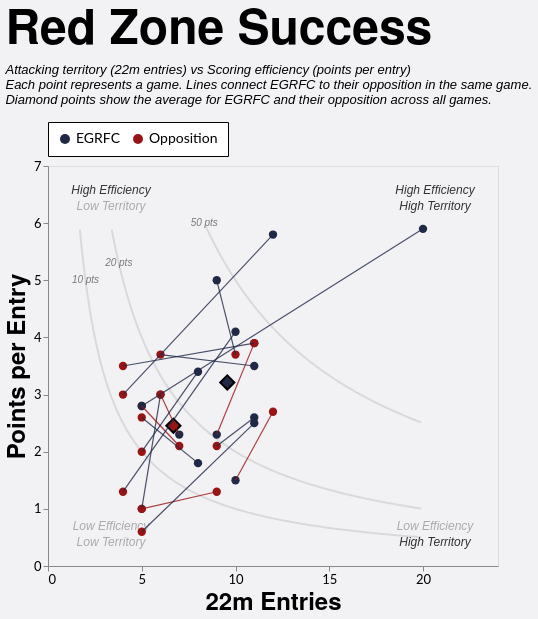

Source (Vega-Lite JSON):
### Vega-Lite specification from a JSON file in a GitHub repository (floating-point values rounded to 4 significant figures; data arrays with more than 128 entries replaced by an {"elided": "..."} marker saying what was removed)
{"config": {"axis": {"labelFont": "Lato, sans-serif", "titleFont": "PT Sans Narrow, Helvetica Neue, Helvetica, Arial, sans-serif", "labelFontSize": 13, "titleFontSize": 24, "gridColor": "#202947", "gridOpacity": 0.2}, "header": {"labelFont": "PT Sans Narrow, Helvetica Neue, Helvetica, Arial, sans-serif", "titleFont": "PT Sans Narrow, Helvetica Neue, Helvetica, Arial, sans-serif", "labelFontSize": 24, "titleFontSize": 28, "labelFontWeight": "bold", "orient": "left"}, "legend": {"labelFont": "Lato, sans-serif", "titleFont": "PT Sans Narrow, Helvetica Neue, Helvetica, Arial, sans-serif", "labelFontSize": 14, "titleFontSize": 16, "titlePadding": 5, "fillColor": "white", "strokeColor": "black", "padding": 10, "titleFontWeight": "lighter", "titleFontStyle": "italic", "titleColor": "gray", "offset": 10}, "title": {"font": "PT Sans Narrow, Helvetica Neue, Helvetica, Arial, sans-serif", "fontSize": 48, "fontWeight": "bold", "anchor": "start", "align": "center", "titlePadding": 20, "subtitlePadding": 10, "subtitleFontSize": 13, "subtitleColor": "", "subtitleFontStyle": "italic", "offset": 15, "color": "black"}, "axisX": {"labelAngle": 0}, "facet": {"title": null, "header": null, "align": {"row": "each", "column": "each"}}, "resolve": {"scale": {"y": "independent", "facet": "independent"}}, "background": "#f2f1f4"}, "layer": [{"data": {"name": "data-599fc2f6c3ba56b88793ced97d33e5d1"}, "mark": {"type": "line", "clip": true, "color": "black", "opacity": 0.1}, "encoding": {"x": {"field": "x", "type": "quantitative"}, "y": {"field": "y", "type": "quantitative"}}, "name": "view_3"}, {"data": {"name": "data-00c949a7a2803a56dfcb9f8d1ac95424"}, "mark": {"type": "line", "clip": true, "color": "black", "opacity": 0.1}, "encoding": {"x": {"field": "x", "type": "quantitative"}, "y": {"field": "y", "type": "quantitative"}}}, {"data": {"name": "data-fc6cdfa14299584fc906df48e496de6f"}, "mark": {"type": "line", "clip": true, "color": "black", "opacity": 0.1}, "encoding": {"x": {"field": "x", "type": "quantitative"}, "y": {"field": "y", "type": "quantitative"}}}, {"data": {"name": "data-711a5b994e32e1318dde2831c099eb87"}, "mark": {"type": "text", "color": "black", "fontStyle": "italic", "opacity": 0.5, "size": 10}, "encoding": {"text": {"field": "label", "type": "nominal"}, "x": {"field": "x", "type": "quantitative"}, "y": {"field": "y", "type": "quantitative"}}}, {"data": {"name": "data-5a468b3e3df2c99d2f4ec7c9a670c522"}, "mark": {"type": "text", "color": "black", "fontStyle": "italic", "size": 12}, "encoding": {"opacity": {"field": "opacity", "legend": null, "type": "quantitative"}, "text": {"field": "label", "type": "nominal"}, "x": {"field": "x", "type": "quantitative"}, "y": {"field": "y", "type": "quantitative"}}}, {"data": {"name": "data-1da26804da249c028226c4cc3dceef62"}, "mark": {"type": "point", "filled": true, "size": 70}, "encoding": {"color": {"field": "team", "legend": {"orient": "top", "title": null}, "scale": {"domain": ["EGRFC", "Opposition"], "range": ["#202946", "#991515"]}, "type": "nominal"}, "opacity": {"condition": {"param": "param_8", "value": 1}, "value": 0.1}, "tooltip": [{"field": "label", "title": "Game", "type": "nominal"}, {"field": "date", "title": "Date", "type": "temporal"}, {"field": "points", "title": "Points", "type": "quantitative"}, {"field": "tries", "title": "Tries", "type": "quantitative"}, {"field": "entries_22m", "title": "22m Entries", "type": "quantitative"}, {"field": "points_per_entry", "format": ".1f", "title": "Points per Entry", "type": "quantitative"}, {"field": "tries_per_entry", "format": ".1f", "title": "Tries per Entry", "type": "quantitative"}], "x": {"axis": {"grid": false, "tickCount": 4, "title": "22m Entries"}, "field": "entries_22m", "scale": {"domain": [0, 24.0], "zero": true}, "type": "quantitative"}, "y": {"axis": {"grid": false, "tickCount": 7, "title": "Points per Entry"}, "field": "points_per_entry", "scale": {"domain": [0, 7.0], "zero": true}, "type": "quantitative"}}, "transform": [{"filter": "(rzSquad == 'All' || datum.squad == rzSquad) && (rzSeason == 'All' || datum.season == rzSeason) && (rzGameType == 'All' || (rzGameType == 'League + Cup' && (datum.game_type == 'League' || datum.game_type == 'Cup')) || (rzGameType == 'League only' && datum.game_type == 'League') || datum.game_type == rzGameType)"}]}, {"data": {"name": "data-1da26804da249c028226c4cc3dceef62"}, "mark": {"type": "point", "filled": true, "opacity": 1, "shape": "diamond", "stroke": "black"}, "encoding": {"color": {"field": "team", "scale": {"domain": ["EGRFC", "Opposition"], "range": ["#202946", "#991515"]}, "type": "nominal"}, "opacity": {"condition": {"param": "param_8", "value": 1}, "value": 0.1}, "size": {"value": 200}, "tooltip": [{"field": "points", "format": ".1f", "title": "Average Points", "type": "quantitative"}, {"field": "tries", "format": ".1f", "title": "Average Tries", "type": "quantitative"}, {"field": "entries_22m", "format": ".1f", "title": "Average 22m Entries", "type": "quantitative"}, {"field": "points_per_entry", "format": ".1f", "title": "Average Points per Entry", "type": "quantitative"}, {"field": "tries_per_entry", "format": ".1f", "title": "Average Tries per Entry", "type": "quantitative"}], "x": {"field": "entries_22m", "type": "quantitative"}, "y": {"field": "points_per_entry", "type": "quantitative"}}, "transform": [{"filter": "(rzSquad == 'All' || datum.squad == rzSquad) && (rzSeason == 'All' || datum.season == rzSeason) && (rzGameType == 'All' || (rzGameType == 'League + Cup' && (datum.game_type == 'League' || datum.game_type == 'Cup')) || (rzGameType == 'League only' && datum.game_type == 'League') || datum.game_type == rzGameType)"}, {"aggregate": [{"op": "mean", "field": "entries_22m", "as": "entries_22m"}, {"op": "mean", "field": "points", "as": "points"}, {"op": "mean", "field": "tries", "as": "tries"}, {"op": "mean", "field": "points_per_entry", "as": "points_per_entry"}, {"op": "mean", "field": "tries_per_entry", "as": "tries_per_entry"}], "groupby": ["team"]}]}, {"data": {"name": "data-4b18c52e1179e1f1fece572a8e61367c"}, "mark": {"type": "rule", "strokeWidth": 1.2}, "encoding": {"color": {"condition": {"test": "datum.points_egrfc > datum.points_opp", "value": "#202946"}, "value": "#991515"}, "detail": {"field": "game_id", "type": "nominal"}, "opacity": {"condition": {"param": "param_8", "value": 0.8}, "value": 0.1}, "x": {"field": "entries_22m_egrfc", "type": "quantitative"}, "x2": {"field": "entries_22m_opp"}, "y": {"field": "metric_egrfc", "type": "quantitative"}, "y2": {"field": "metric_opp"}}, "transform": [{"filter": "(rzSquad == 'All' || datum.squad == rzSquad) && (rzSeason == 'All' || datum.season == rzSeason) && (rzGameType == 'All' || (rzGameType == 'League + Cup' && (datum.game_type == 'League' || datum.game_type == 'Cup')) || (rzGameType == 'League only' && datum.game_type == 'League') || datum.game_type == rzGameType)"}]}], "height": 400, "params": [{"name": "rzSquad", "value": "1st"}, {"name": "rzSeason", "value": "All"}, {"name": "rzGameType", "value": "All"}, {"name": "param_8", "select": {"type": "point", "fields": ["team"]}, "bind": "legend", "views": ["view_3"]}], "resolve": {"scale": {"color": "shared", "x": "shared", "y": "shared"}}, "title": {"text": "Red Zone Success", "subtitle": ["Attacking territory (22m entries) vs Scoring efficiency (points per entry)", "Each point represents a game. Lines connect EGRFC to their opposition in the same game.", "Diamond points show the average for EGRFC and their opposition across all games."]}, "width": 450, "$schema": "https://vega.github.io/schema/vega-lite/v5.20.1.json", "datasets": {"data-599fc2f6c3ba56b88793ced97d33e5d1": {"elided": "183 records"}, "data-00c949a7a2803a56dfcb9f8d1ac95424": {"elided": "166 records"}, "data-fc6cdfa14299584fc906df48e496de6f": [{"x": 8.4, "y": 5.952}, {"x": 8.5, "y": 5.882}, {"x": 8.6, "y": 5.814}, {"x": 8.7, "y": 5.747}, {"x": 8.8, "y": 5.682}, {"x": 8.9, "y": 5.618}, {"x": 9.0, "y": 5.556}, {"x": 9.1, "y": 5.495}, {"x": 9.2, "y": 5.435}, {"x": 9.3, "y": 5.376}, {"x": 9.4, "y": 5.319}, {"x": 9.5, "y": 5.263}, {"x": 9.6, "y": 5.208}, {"x": 9.7, "y": 5.155}, {"x": 9.8, "y": 5.102}, {"x": 9.9, "y": 5.051}, {"x": 10.0, "y": 5.0}, {"x": 10.1, "y": 4.95}, {"x": 10.2, "y": 4.902}, {"x": 10.3, "y": 4.854}, {"x": 10.4, "y": 4.808}, {"x": 10.5, "y": 4.762}, {"x": 10.6, "y": 4.717}, {"x": 10.7, "y": 4.673}, {"x": 10.8, "y": 4.63}, {"x": 10.9, "y": 4.587}, {"x": 11.0, "y": 4.545}, {"x": 11.1, "y": 4.505}, {"x": 11.2, "y": 4.464}, {"x": 11.3, "y": 4.425}, {"x": 11.4, "y": 4.386}, {"x": 11.5, "y": 4.348}, {"x": 11.6, "y": 4.31}, {"x": 11.7, "y": 4.274}, {"x": 11.8, "y": 4.237}, {"x": 11.9, "y": 4.202}, {"x": 12.0, "y": 4.167}, {"x": 12.1, "y": 4.132}, {"x": 12.2, "y": 4.098}, {"x": 12.3, "y": 4.065}, {"x": 12.4, "y": 4.032}, {"x": 12.5, "y": 4.0}, {"x": 12.6, "y": 3.968}, {"x": 12.7, "y": 3.937}, {"x": 12.8, "y": 3.906}, {"x": 12.9, "y": 3.876}, {"x": 13.0, "y": 3.846}, {"x": 13.1, "y": 3.817}, {"x": 13.2, "y": 3.788}, {"x": 13.3, "y": 3.759}, {"x": 13.4, "y": 3.731}, {"x": 13.5, "y": 3.704}, {"x": 13.6, "y": 3.676}, {"x": 13.7, "y": 3.65}, {"x": 13.8, "y": 3.623}, {"x": 13.9, "y": 3.597}, {"x": 14.0, "y": 3.571}, {"x": 14.1, "y": 3.546}, {"x": 14.2, "y": 3.521}, {"x": 14.3, "y": 3.497}, {"x": 14.4, "y": 3.472}, {"x": 14.5, "y": 3.448}, {"x": 14.6, "y": 3.425}, {"x": 14.7, "y": 3.401}, {"x": 14.8, "y": 3.378}, {"x": 14.9, "y": 3.356}, {"x": 15.0, "y": 3.333}, {"x": 15.1, "y": 3.311}, {"x": 15.2, "y": 3.289}, {"x": 15.3, "y": 3.268}, {"x": 15.4, "y": 3.247}, {"x": 15.5, "y": 3.226}, {"x": 15.6, "y": 3.205}, {"x": 15.7, "y": 3.185}, {"x": 15.8, "y": 3.165}, {"x": 15.9, "y": 3.145}, {"x": 16.0, "y": 3.125}, {"x": 16.1, "y": 3.106}, {"x": 16.2, "y": 3.086}, {"x": 16.3, "y": 3.067}, {"x": 16.4, "y": 3.049}, {"x": 16.5, "y": 3.03}, {"x": 16.6, "y": 3.012}, {"x": 16.7, "y": 2.994}, {"x": 16.8, "y": 2.976}, {"x": 16.9, "y": 2.959}, {"x": 17.0, "y": 2.941}, {"x": 17.1, "y": 2.924}, {"x": 17.2, "y": 2.907}, {"x": 17.3, "y": 2.89}, {"x": 17.4, "y": 2.874}, {"x": 17.5, "y": 2.857}, {"x": 17.6, "y": 2.841}, {"x": 17.7, "y": 2.825}, {"x": 17.8, "y": 2.809}, {"x": 17.9, "y": 2.793}, {"x": 18.0, "y": 2.778}, {"x": 18.1, "y": 2.762}, {"x": 18.2, "y": 2.747}, {"x": 18.3, "y": 2.732}, {"x": 18.4, "y": 2.717}, {"x": 18.5, "y": 2.703}, {"x": 18.6, "y": 2.688}, {"x": 18.7, "y": 2.674}, {"x": 18.8, "y": 2.66}, {"x": 18.9, "y": 2.646}, {"x": 19.0, "y": 2.632}, {"x": 19.1, "y": 2.618}, {"x": 19.2, "y": 2.604}, {"x": 19.3, "y": 2.591}, {"x": 19.4, "y": 2.577}, {"x": 19.5, "y": 2.564}, {"x": 19.6, "y": 2.551}, {"x": 19.7, "y": 2.538}, {"x": 19.8, "y": 2.525}, {"x": 19.9, "y": 2.513}], "data-711a5b994e32e1318dde2831c099eb87": [{"y": 6.0, "x": 8.333, "label": "50 pts"}, {"y": 5.3, "x": 3.774, "label": "20 pts"}, {"y": 5.0, "x": 2.0, "label": "10 pts"}], "data-5a468b3e3df2c99d2f4ec7c9a670c522": [{"x": 20.64, "y": 6.58, "label": "High Efficiency", "opacity": 1.0}, {"x": 20.64, "y": 0.7, "label": "Low Efficiency", "opacity": 0.5}, {"x": 3.36, "y": 6.58, "label": "High Efficiency", "opacity": 1.0}, {"x": 3.36, "y": 0.7, "label": "Low Efficiency", "opacity": 0.5}, {"x": 20.64, "y": 6.3, "label": "High Territory", "opacity": 1.0}, {"x": 20.64, "y": 0.42, "label": "High Territory", "opacity": 1.0}, {"x": 3.36, "y": 6.3, "label": "Low Territory", "opacity": 0.5}, {"x": 3.36, "y": 0.42, "label": "Low Territory", "opacity": 0.5}], "data-1da26804da249c028226c4cc3dceef62": [{"game_id": "2026-03-28_1st_Ditchling", "date": "2026-03-28T00:00:00", "season": "2025/26", "squad": "1st", "game_type": "League", "opposition": "Ditchling", "home_away": "A", "label": "Ditchling (A)", "team": "EGRFC", "entries_22m": 11.0, "points": 27.0, "tries": 4.0, "points_per_entry": 2.5, "tries_per_entry": 0.3636}, {"game_id": "2026-03-28_1st_Ditchling", "date": "2026-03-28T00:00:00", "season": "2025/26", "squad": "1st", "game_type": "League", "opposition": "Ditchling", "home_away": "A", "label": "Ditchling (A)", "team": "Opposition", "entries_22m": 5.0, "points": 3.0, "tries": 0.0, "points_per_entry": 0.6, "tries_per_entry": 0.0}, {"game_id": "2026-03-21_1st_Crawley", "date": "2026-03-21T00:00:00", "season": "2025/26", "squad": "1st", "game_type": "League", "opposition": "Crawley", "home_away": "H", "label": "Crawley (H)", "team": "EGRFC", "entries_22m": 20.0, "points": 118.0, "tries": 18.0, "points_per_entry": 5.9, "tries_per_entry": 0.9}, {"game_id": "2026-03-21_1st_Crawley", "date": "2026-03-21T00:00:00", "season": "2025/26", "squad": "1st", "game_type": "League", "opposition": "Crawley", "home_away": "H", "label": "Crawley (H)", "team": "Opposition", "entries_22m": 5.0, "points": 14.0, "tries": 2.0, "points_per_entry": 2.8, "tries_per_entry": 0.4}, {"game_id": "2026-02-28_1st_Pulborough", "date": "2026-02-28T00:00:00", "season": "2025/26", "squad": "1st", "game_type": "League", "opposition": "Pulborough", "home_away": "H", "label": "Pulborough (H)", "team": "EGRFC", "entries_22m": 8.0, "points": 14.0, "tries": 1.0, "points_per_entry": 1.8, "tries_per_entry": 0.125}, {"game_id": "2026-02-28_1st_Pulborough", "date": "2026-02-28T00:00:00", "season": "2025/26", "squad": "1st", "game_type": "League", "opposition": "Pulborough", "home_away": "H", "label": "Pulborough (H)", "team": "Opposition", "entries_22m": 5.0, "points": 13.0, "tries": 2.0, "points_per_entry": 2.6, "tries_per_entry": 0.4}, {"game_id": "2026-02-14_1st_Lewes", "date": "2026-02-14T00:00:00", "season": "2025/26", "squad": "1st", "game_type": "League", "opposition": "Lewes", "home_away": "A", "label": "Lewes (A)", "team": "EGRFC", "entries_22m": 11.0, "points": 39.0, "tries": 6.0, "points_per_entry": 3.5, "tries_per_entry": 0.5455}, {"game_id": "2026-02-14_1st_Lewes", "date": "2026-02-14T00:00:00", "season": "2025/26", "squad": "1st", "game_type": "League", "opposition": "Lewes", "home_away": "A", "label": "Lewes (A)", "team": "Opposition", "entries_22m": 6.0, "points": 22.0, "tries": 3.0, "points_per_entry": 3.7, "tries_per_entry": 0.5}, {"game_id": "2026-01-10_1st_Royals", "date": "2026-01-10T00:00:00", "season": "2025/26", "squad": "1st", "game_type": "League", "opposition": "Royals", "home_away": "H", "label": "Royals (H)", "team": "EGRFC", "entries_22m": 10.0, "points": 41.0, "tries": 7.0, "points_per_entry": 4.1, "tries_per_entry": 0.7}, {"game_id": "2026-01-10_1st_Royals", "date": "2026-01-10T00:00:00", "season": "2025/26", "squad": "1st", "game_type": "League", "opposition": "Royals", "home_away": "H", "label": "Royals (H)", "team": "Opposition", "entries_22m": 4.0, "points": 5.0, "tries": 1.0, "points_per_entry": 1.3, "tries_per_entry": 0.25}, {"game_id": "2025-12-20_1st_Ditchling", "date": "2025-12-20T00:00:00", "season": "2025/26", "squad": "1st", "game_type": "League", "opposition": "Ditchling", "home_away": "H", "label": "Ditchling (H)", "team": "EGRFC", "entries_22m": 11.0, "points": 29.0, "tries": 5.0, "points_per_entry": 2.6, "tries_per_entry": 0.4545}, {"game_id": "2025-12-20_1st_Ditchling", "date": "2025-12-20T00:00:00", "season": "2025/26", "squad": "1st", "game_type": "League", "opposition": "Ditchling", "home_away": "H", "label": "Ditchling (H)", "team": "Opposition", "entries_22m": 9.0, "points": 19.0, "tries": 3.0, "points_per_entry": 2.1, "tries_per_entry": 0.3333}, {"game_id": "2025-11-22_1st_Pulborough", "date": "2025-11-22T00:00:00", "season": "2025/26", "squad": "1st", "game_type": "League", "opposition": "Pulborough", "home_away": "A", "label": "Pulborough (A)", "team": "EGRFC", "entries_22m": 5.0, "points": 5.0, "tries": 1.0, "points_per_entry": 1.0, "tries_per_entry": 0.2}, {"game_id": "2025-11-22_1st_Pulborough", "date": "2025-11-22T00:00:00", "season": "2025/26", "squad": "1st", "game_type": "League", "opposition": "Pulborough", "home_away": "A", "label": "Pulborough (A)", "team": "Opposition", "entries_22m": 9.0, "points": 12.0, "tries": 2.0, "points_per_entry": 1.3, "tries_per_entry": 0.2222}, {"game_id": "2025-11-15_1st_Hove", "date": "2025-11-15T00:00:00", "season": "2025/26", "squad": "1st", "game_type": "Cup", "opposition": "Hove", "home_away": "H", "label": "Hove (H)", "team": "EGRFC", "entries_22m": 10.0, "points": 15.0, "tries": 2.0, "points_per_entry": 1.5, "tries_per_entry": 0.2}, {"game_id": "2025-11-15_1st_Hove", "date": "2025-11-15T00:00:00", "season": "2025/26", "squad": "1st", "game_type": "Cup", "opposition": "Hove", "home_away": "H", "label": "Hove (H)", "team": "Opposition", "entries_22m": 12.0, "points": 32.0, "tries": 5.0, "points_per_entry": 2.7, "tries_per_entry": 0.4167}, {"game_id": "2025-11-08_1st_Lewes", "date": "2025-11-08T00:00:00", "season": "2025/26", "squad": "1st", "game_type": "League", "opposition": "Lewes", "home_away": "H", "label": "Lewes (H)", "team": "EGRFC", "entries_22m": 11.0, "points": 43.0, "tries": 7.0, "points_per_entry": 3.9, "tries_per_entry": 0.6364}, {"game_id": "2025-11-08_1st_Lewes", "date": "2025-11-08T00:00:00", "season": "2025/26", "squad": "1st", "game_type": "League", "opposition": "Lewes", "home_away": "H", "label": "Lewes (H)", "team": "Opposition", "entries_22m": 4.0, "points": 14.0, "tries": 2.0, "points_per_entry": 3.5, "tries_per_entry": 0.5}, {"game_id": "2025-10-11_1st_Shoreham", "date": "2025-10-11T00:00:00", "season": "2025/26", "squad": "1st", "game_type": "League", "opposition": "Shoreham", "home_away": "H", "label": "Shoreham (H)", "team": "EGRFC", "entries_22m": 12.0, "points": 69.0, "tries": 11.0, "points_per_entry": 5.8, "tries_per_entry": 0.9167}, {"game_id": "2025-10-11_1st_Shoreham", "date": "2025-10-11T00:00:00", "season": "2025/26", "squad": "1st", "game_type": "League", "opposition": "Shoreham", "home_away": "H", "label": "Shoreham (H)", "team": "Opposition", "entries_22m": 4.0, "points": 12.0, "tries": 2.0, "points_per_entry": 3.0, "tries_per_entry": 0.5}, {"game_id": "2025-10-04_1st_Seaford", "date": "2025-10-04T00:00:00", "season": "2025/26", "squad": "1st", "game_type": "League", "opposition": "Seaford", "home_away": "A", "label": "Seaford (A)", "team": "EGRFC", "entries_22m": 8.0, "points": 27.0, "tries": 4.0, "points_per_entry": 3.4, "tries_per_entry": 0.5}, {"game_id": "2025-10-04_1st_Seaford", "date": "2025-10-04T00:00:00", "season": "2025/26", "squad": "1st", "game_type": "League", "opposition": "Seaford", "home_away": "A", "label": "Seaford (A)", "team": "Opposition", "entries_22m": 5.0, "points": 10.0, "tries": 2.0, "points_per_entry": 2.0, "tries_per_entry": 0.4}, {"game_id": "2025-04-12_1st_Haywards_Heath", "date": "2025-04-12T00:00:00", "season": "2024/25", "squad": "1st", "game_type": "Cup", "opposition": "Haywards Heath", "home_away": "H", "label": "Haywards Heath (H)", "team": "EGRFC", "entries_22m": 9.0, "points": 45.0, "tries": 6.0, "points_per_entry": 5.0, "tries_per_entry": 0.6667}, {"game_id": "2025-04-12_1st_Haywards_Heath", "date": "2025-04-12T00:00:00", "season": "2024/25", "squad": "1st", "game_type": "Cup", "opposition": "Haywards Heath", "home_away": "H", "label": "Haywards Heath (H)", "team": "Opposition", "entries_22m": 10.0, "points": 37.0, "tries": 6.0, "points_per_entry": 3.7, "tries_per_entry": 0.6}, {"game_id": "2025-03-22_1st_Cobham", "date": "2025-03-22T00:00:00", "season": "2024/25", "squad": "1st", "game_type": "League", "opposition": "Cobham", "home_away": "H", "label": "Cobham (H)", "team": "EGRFC", "entries_22m": 9.0, "points": 21.0, "tries": 3.0, "points_per_entry": 2.3, "tries_per_entry": 0.3333}, {"game_id": "2025-03-22_1st_Cobham", "date": "2025-03-22T00:00:00", "season": "2024/25", "squad": "1st", "game_type": "League", "opposition": "Cobham", "home_away": "H", "label": "Cobham (H)", "team": "Opposition", "entries_22m": 11.0, "points": 43.0, "tries": 7.0, "points_per_entry": 3.9, "tries_per_entry": 0.6364}, {"game_id": "2025-02-15_1st_Eastbourne", "date": "2025-02-15T00:00:00", "season": "2024/25", "squad": "1st", "game_type": "League", "opposition": "Eastbourne", "home_away": "H", "label": "Eastbourne (H)", "team": "EGRFC", "entries_22m": 5.0, "points": 14.0, "tries": 2.0, "points_per_entry": 2.8, "tries_per_entry": 0.4}, {"game_id": "2025-02-15_1st_Eastbourne", "date": "2025-02-15T00:00:00", "season": "2024/25", "squad": "1st", "game_type": "League", "opposition": "Eastbourne", "home_away": "H", "label": "Eastbourne (H)", "team": "Opposition", "entries_22m": 7.0, "points": 15.0, "tries": 2.0, "points_per_entry": 2.1, "tries_per_entry": 0.2857}, {"game_id": "2024-12-14_1st_Old_Haileyburians", "date": "2024-12-14T00:00:00", "season": "2024/25", "squad": "1st", "game_type": "League", "opposition": "Old Haileyburians", "home_away": "H", "label": "Old Haileyburians (H)", "team": "EGRFC", "entries_22m": 6.0, "points": 18.0, "tries": 2.0, "points_per_entry": 3.0, "tries_per_entry": 0.3333}, {"game_id": "2024-12-14_1st_Old_Haileyburians", "date": "2024-12-14T00:00:00", "season": "2024/25", "squad": "1st", "game_type": "League", "opposition": "Old Haileyburians", "home_away": "H", "label": "Old Haileyburians (H)", "team": "Opposition", "entries_22m": 5.0, "points": 5.0, "tries": 1.0, "points_per_entry": 1.0, "tries_per_entry": 0.2}, {"game_id": "2024-09-07_1st_London_Cornish", "date": "2024-09-07T00:00:00", "season": "2024/25", "squad": "1st", "game_type": "League", "opposition": "London Cornish", "home_away": "H", "label": "London Cornish (H)", "team": "EGRFC", "entries_22m": 7.0, "points": 16.0, "tries": 2.0, "points_per_entry": 2.3, "tries_per_entry": 0.2857}, {"game_id": "2024-09-07_1st_London_Cornish", "date": "2024-09-07T00:00:00", "season": "2024/25", "squad": "1st", "game_type": "League", "opposition": "London Cornish", "home_away": "H", "label": "London Cornish (H)", "team": "Opposition", "entries_22m": 6.0, "points": 18.0, "tries": 2.0, "points_per_entry": 3.0, "tries_per_entry": 0.3333}], "data-4b18c52e1179e1f1fece572a8e61367c": [{"game_id": "2024-09-07_1st_London_Cornish", "date": "2024-09-07T00:00:00", "season": "2024/25", "squad": "1st", "game_type": "League", "opposition": "London Cornish", "label": "London Cornish (H)", "entries_22m_egrfc": 7.0, "entries_22m_opp": 6.0, "points_egrfc": 16.0, "points_opp": 18.0, "metric_egrfc": 2.3, "metric_opp": 3.0, "tries_egrfc": 2.0, "tries_opp": 2.0}, {"game_id": "2024-12-14_1st_Old_Haileyburians", "date": "2024-12-14T00:00:00", "season": "2024/25", "squad": "1st", "game_type": "League", "opposition": "Old Haileyburians", "label": "Old Haileyburians (H)", "entries_22m_egrfc": 6.0, "entries_22m_opp": 5.0, "points_egrfc": 18.0, "points_opp": 5.0, "metric_egrfc": 3.0, "metric_opp": 1.0, "tries_egrfc": 2.0, "tries_opp": 1.0}, {"game_id": "2025-02-15_1st_Eastbourne", "date": "2025-02-15T00:00:00", "season": "2024/25", "squad": "1st", "game_type": "League", "opposition": "Eastbourne", "label": "Eastbourne (H)", "entries_22m_egrfc": 5.0, "entries_22m_opp": 7.0, "points_egrfc": 14.0, "points_opp": 15.0, "metric_egrfc": 2.8, "metric_opp": 2.1, "tries_egrfc": 2.0, "tries_opp": 2.0}, {"game_id": "2025-03-22_1st_Cobham", "date": "2025-03-22T00:00:00", "season": "2024/25", "squad": "1st", "game_type": "League", "opposition": "Cobham", "label": "Cobham (H)", "entries_22m_egrfc": 9.0, "entries_22m_opp": 11.0, "points_egrfc": 21.0, "points_opp": 43.0, "metric_egrfc": 2.3, "metric_opp": 3.9, "tries_egrfc": 3.0, "tries_opp": 7.0}, {"game_id": "2025-04-12_1st_Haywards_Heath", "date": "2025-04-12T00:00:00", "season": "2024/25", "squad": "1st", "game_type": "Cup", "opposition": "Haywards Heath", "label": "Haywards Heath (H)", "entries_22m_egrfc": 9.0, "entries_22m_opp": 10.0, "points_egrfc": 45.0, "points_opp": 37.0, "metric_egrfc": 5.0, "metric_opp": 3.7, "tries_egrfc": 6.0, "tries_opp": 6.0}, {"game_id": "2025-10-04_1st_Seaford", "date": "2025-10-04T00:00:00", "season": "2025/26", "squad": "1st", "game_type": "League", "opposition": "Seaford", "label": "Seaford (A)", "entries_22m_egrfc": 8.0, "entries_22m_opp": 5.0, "points_egrfc": 27.0, "points_opp": 10.0, "metric_egrfc": 3.4, "metric_opp": 2.0, "tries_egrfc": 4.0, "tries_opp": 2.0}, {"game_id": "2025-10-11_1st_Shoreham", "date": "2025-10-11T00:00:00", "season": "2025/26", "squad": "1st", "game_type": "League", "opposition": "Shoreham", "label": "Shoreham (H)", "entries_22m_egrfc": 12.0, "entries_22m_opp": 4.0, "points_egrfc": 69.0, "points_opp": 12.0, "metric_egrfc": 5.8, "metric_opp": 3.0, "tries_egrfc": 11.0, "tries_opp": 2.0}, {"game_id": "2025-11-08_1st_Lewes", "date": "2025-11-08T00:00:00", "season": "2025/26", "squad": "1st", "game_type": "League", "opposition": "Lewes", "label": "Lewes (H)", "entries_22m_egrfc": 11.0, "entries_22m_opp": 4.0, "points_egrfc": 43.0, "points_opp": 14.0, "metric_egrfc": 3.9, "metric_opp": 3.5, "tries_egrfc": 7.0, "tries_opp": 2.0}, {"game_id": "2025-11-15_1st_Hove", "date": "2025-11-15T00:00:00", "season": "2025/26", "squad": "1st", "game_type": "Cup", "opposition": "Hove", "label": "Hove (H)", "entries_22m_egrfc": 10.0, "entries_22m_opp": 12.0, "points_egrfc": 15.0, "points_opp": 32.0, "metric_egrfc": 1.5, "metric_opp": 2.7, "tries_egrfc": 2.0, "tries_opp": 5.0}, {"game_id": "2025-11-22_1st_Pulborough", "date": "2025-11-22T00:00:00", "season": "2025/26", "squad": "1st", "game_type": "League", "opposition": "Pulborough", "label": "Pulborough (A)", "entries_22m_egrfc": 5.0, "entries_22m_opp": 9.0, "points_egrfc": 5.0, "points_opp": 12.0, "metric_egrfc": 1.0, "metric_opp": 1.3, "tries_egrfc": 1.0, "tries_opp": 2.0}, {"game_id": "2025-12-20_1st_Ditchling", "date": "2025-12-20T00:00:00", "season": "2025/26", "squad": "1st", "game_type": "League", "opposition": "Ditchling", "label": "Ditchling (H)", "entries_22m_egrfc": 11.0, "entries_22m_opp": 9.0, "points_egrfc": 29.0, "points_opp": 19.0, "metric_egrfc": 2.6, "metric_opp": 2.1, "tries_egrfc": 5.0, "tries_opp": 3.0}, {"game_id": "2026-01-10_1st_Royals", "date": "2026-01-10T00:00:00", "season": "2025/26", "squad": "1st", "game_type": "League", "opposition": "Royals", "label": "Royals (H)", "entries_22m_egrfc": 10.0, "entries_22m_opp": 4.0, "points_egrfc": 41.0, "points_opp": 5.0, "metric_egrfc": 4.1, "metric_opp": 1.3, "tries_egrfc": 7.0, "tries_opp": 1.0}, {"game_id": "2026-02-14_1st_Lewes", "date": "2026-02-14T00:00:00", "season": "2025/26", "squad": "1st", "game_type": "League", "opposition": "Lewes", "label": "Lewes (A)", "entries_22m_egrfc": 11.0, "entries_22m_opp": 6.0, "points_egrfc": 39.0, "points_opp": 22.0, "metric_egrfc": 3.5, "metric_opp": 3.7, "tries_egrfc": 6.0, "tries_opp": 3.0}, {"game_id": "2026-02-28_1st_Pulborough", "date": "2026-02-28T00:00:00", "season": "2025/26", "squad": "1st", "game_type": "League", "opposition": "Pulborough", "label": "Pulborough (H)", "entries_22m_egrfc": 8.0, "entries_22m_opp": 5.0, "points_egrfc": 14.0, "points_opp": 13.0, "metric_egrfc": 1.8, "metric_opp": 2.6, "tries_egrfc": 1.0, "tries_opp": 2.0}, {"game_id": "2026-03-21_1st_Crawley", "date": "2026-03-21T00:00:00", "season": "2025/26", "squad": "1st", "game_type": "League", "opposition": "Crawley", "label": "Crawley (H)", "entries_22m_egrfc": 20.0, "entries_22m_opp": 5.0, "points_egrfc": 118.0, "points_opp": 14.0, "metric_egrfc": 5.9, "metric_opp": 2.8, "tries_egrfc": 18.0, "tries_opp": 2.0}, {"game_id": "2026-03-28_1st_Ditchling", "date": "2026-03-28T00:00:00", "season": "2025/26", "squad": "1st", "game_type": "League", "opposition": "Ditchling", "label": "Ditchling (A)", "entries_22m_egrfc": 11.0, "entries_22m_opp": 5.0, "points_egrfc": 27.0, "points_opp": 3.0, "metric_egrfc": 2.5, "metric_opp": 0.6, "tries_egrfc": 4.0, "tries_opp": 0.0}]}}
